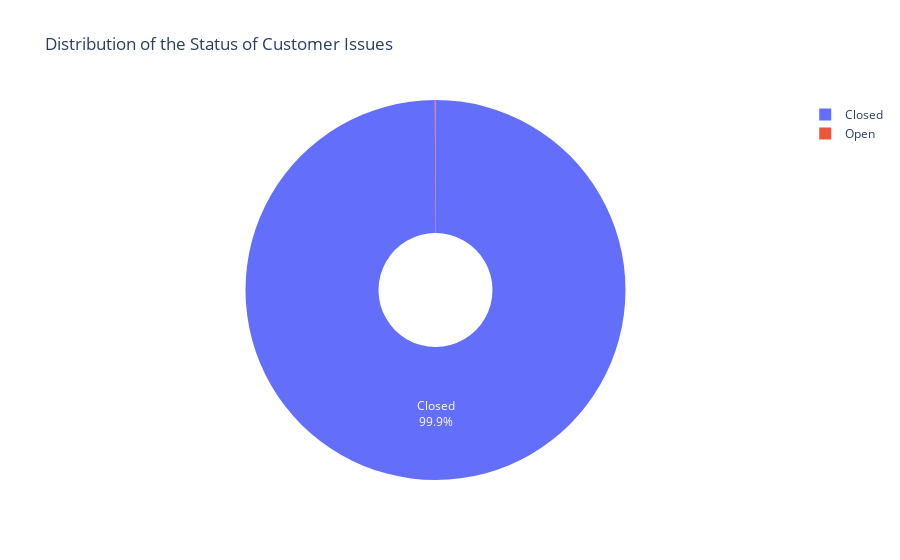

This figure's notebook cell:
### Code cell
# Status
status = df['Status of the Customer Issue'].value_counts()

# Create a pie chart using Plotly
fig = go.Figure(data=[go.Pie(labels=status.index, values=status.values, hole=0.3)])

fig.update_layout(
    title='Distribution of the Status of Customer Issues',
)

fig.update_traces(
    textposition='inside',
    textinfo='percent+label'
)
fig.show()

### Figure 1 — Plotly figure (JSON) as saved in the notebook; plotly's stock layout.template omitted (floating-point values rounded to 4 significant figures)
{"data": [{"hole": 0.3, "labels": ["Closed", "Open"], "textinfo": "percent+label", "textposition": "inside", "type": "pie", "values": [1758, 1]}], "layout": {"title": {"text": "Distribution of the Status of Customer Issues"}}}
